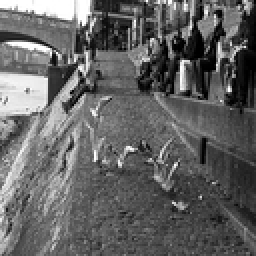
%> input picture main_code/Light_Stimuli/07Apr2013-StimulusCode/Light_Stimuli/test_frame1.bmp, 128 x 128 px, shrunk from 600 x 600 before the run (shown 2 times larger)
$ octave --eval "result = draw_outline_of_bw_shape(imread('../Light_Stimuli/07Apr2013-StimulusCode/Light_Stimuli/test_frame1.bmp'));"   (GNU Octave 9; MATLAB toolbox functions it lacks are replaced by stand-ins)
%> lines starting %> are read from the running program, lines starting %| are printed output that depends on the picture; in (x1, y1, x2, y2) boxes, pixels count from 0 and x2, y2 are one past the last pixel; in counts of white or black regions, pixels touching at a corner belong together; the program's own positions count from 1
function B = draw_outline_of_bw_shape(imInput, varargin)
% B = DRAW_OUTLINE_OF_BW_SHAPE(imInput, varargin)


lineColor = 'k';
lineWidth = 2;
doPlotOriginalIm = 0;

% check for arguments
if ~isempty(varargin)
    for i=1:length(varargin)
        if strcmp( varargin{i}, 'color')
            lineColor = varargin{i+1};
        elseif strcmp( varargin{i}, 'line_width')
            lineWidth = varargin{i+1};
        elseif strcmp( varargin{i}, 'plot_original_im')
            doPlotOriginalIm = varargin{i+1};
        end
    end
end

BW = im2bw(imInput, graythresh(imInput));
[B,L] = bwboundaries(BW,'noholes');
if doPlotOriginalIm
    imshow(label2rgb(L, @jet, [.5 .5 .5]))
end
for k = 1:length(B)
    boundary = B{k};
    plot(boundary(:,2), boundary(:,1), 'Color',lineColor, 'LineWidth', lineWidth)
end


end
%> in draw_outline_of_bw_shape, `BW = im2bw(imInput, graythresh(imInput));`:
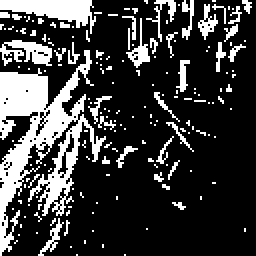
%> BW: size 128x128 logical (shown 2 times larger); 23.2% white; 176 white regions (153 under 20 px), largest, box (x1, y1, x2, y2) and area: (0, 25, 53, 128) 1920, (0, 0, 48, 17) 396, (0, 20, 26, 33) 197
%> in draw_outline_of_bw_shape, `[B,L] = bwboundaries(BW,'noholes');`:
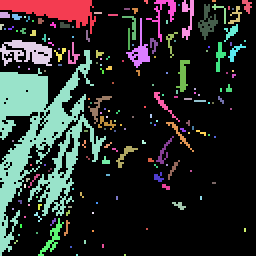
%> L: size 128x128 double (shown 2 times larger); 177 distinct labels, from 0 to 176; one colour per label, 0 black
%> in draw_outline_of_bw_shape, `[B,L] = bwboundaries(BW,'noholes');`: B = 176 boundaries; largest, box (x1, y1, x2, y2) and points: (0, 25, 53, 128) 690, (0, 0, 48, 17) 134, (0, 20, 26, 33) 122, (73, 0, 88, 21) 86, (63, 9, 75, 34) 58
%> the loop in draw_outline_of_bw_shape, `for k = 1:length(B)` made 176 passes
%> boundary on passes 3, 6, 7: [13 1; 13 2; 14 1; 15 1; 14 1; 13 1], [15 3; 15 3], [15 5; 15 6; 14 7; 15 6; 15 5]
%> pass 1, in draw_outline_of_bw_shape, `plot(boundary(:,2), boundary(:,1), 'Color',lineColor, 'LineWidth', lin..`:
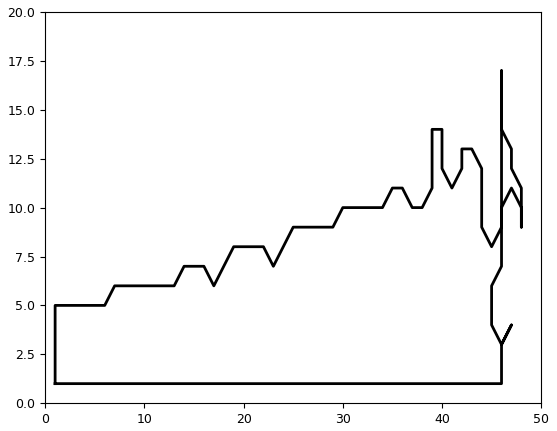
%> figure redrawn from the program's plot data
%> `result = draw_outline_of_bw_shape(imread('../Light_Stimuli/07Apr2013-S..`:
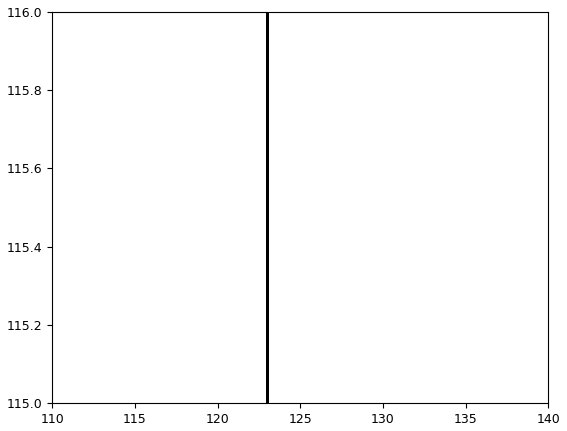
%> figure redrawn from the program's plot data
%> `result = draw_outline_of_bw_shape(imread('../Light_Stimuli/07Apr2013-S..`: result = 176 items
